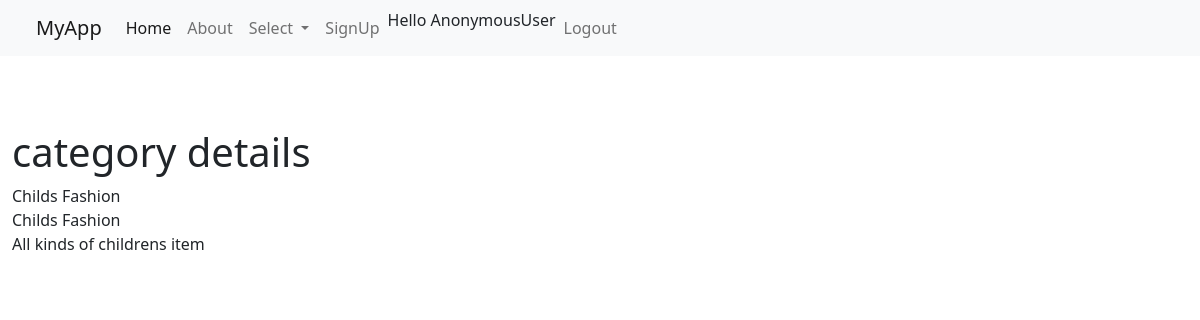
Screenshot of /show_category/2 with the database file from the repository.
### shop/models.py (models this page shows)
class Category(models.Model):
    category_name=models.CharField(max_length=50,null=True,blank=True)
    category_description=models.TextField(null = True, blank=True)
    def __str__(self):
        return self.category_name

### shop/views.py (the view)
# urls.py: path('show_category/<str:pk>',views.show_category,name='show_category'),
def show_category(request, pk):
    category = Category.objects.get(id=pk)
    context = {
        "category": category,
    }
    print(category)
    return render(request, "category_details.html", context=context)

### template/category_details.html (shortened to what this page needs)
{% extends 'master.html' %}
{% block content %}
    <div><h1>category details</h1></div>
    <div>{{category.category_name}}</div>
    <div>{{category.category_name}}</div>
    <div>{{category.category_description}}</div>
{%endblock%}

### rows the page displays
Category: category_name "Childs Fashion", category_description "All kinds of childrens item"

### other values shown
{{ request.user }} "AnonymousUser"
